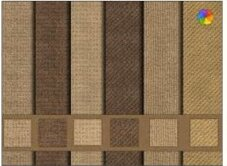
#> input picture images/bg.jpg, 227 x 166 px, found by its file name
$ python main.py
#> lines starting #> are read from the running program, lines starting #| are printed output that depends on the picture
import cv2
import os
import numpy as np

bg = cv2.imread("Lesson 2/images/bg.jpg")
#> bg is the input picture: shape (166, 227, 3); mean B, G, R 83.8, 112.5, 136.8
dimond = cv2.imread("Lesson 2/images/dimond.jpg")
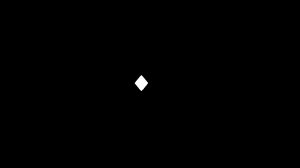
#> input picture images/dimond.jpg, 300 x 168 px, found by its file name
#> dimond is the input picture: shape (168, 300, 3); min 0, max 255, mean 0.6
star = cv2.imread("Lesson 2/images/star.jpg")
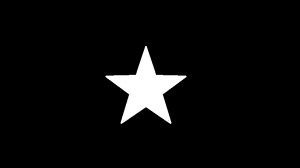
#> input picture images/star.jpg, 300 x 168 px, found by its file name
#> star is the input picture: shape (168, 300, 3); min 0, max 255, mean 11.7
tiger = cv2.imread("Lesson 2/images/tiger.png")
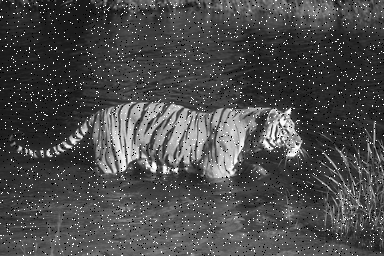
#> input picture images/tiger.png, 384 x 256 px, found by its file name
#> tiger is the input picture: shape (256, 384, 3); min 0, max 255, mean 74.9

# adding the images
storing = cv2.addWeighted(star, 0.4, dimond, 0.6, 1)
cv2.imshow("add",storing)
cv2.waitKey(0)

# subtrating the images
subtract = cv2.subtract(star, dimond)
cv2.imshow("subtract",subtract)
cv2.waitKey(0)

# resizing the images
resize = cv2.resize(dimond, (400,170))
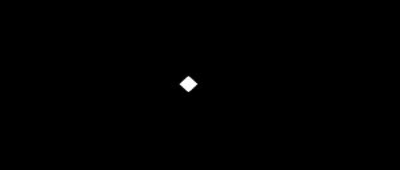
#> resize: shape (170, 400, 3); min 0, max 255, mean 0.6
print(os.getcwd())
path = "/Users/ishwa/Documents/Jetlearn/OpenCV and Face Identification/Lesson 2"
os.chdir(path)
cv2.imwrite("dimond.jpg",resize)

# eroding the image
kernel = np.ones((7,7),np.uint8)
erode = cv2.erode(bg,kernel)
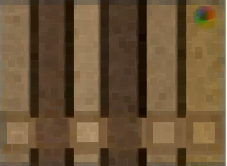
#> erode: shape (166, 227, 3); mean B, G, R 55.8, 84.5, 107.7
cv2.imshow("erosion",erode)
cv2.waitKey(0)

#BLURRING THE IMAGE
# common blur
common = cv2.GaussianBlur(bg,(3,3),0,0)
cv2.imshow("common blur",common)
cv2.waitKey(0)

#median blur
median = cv2.medianBlur(tiger,5)
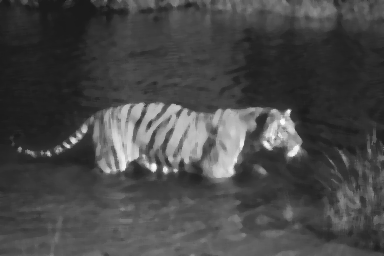
#> median: shape (256, 384, 3); min 26, max 251, mean 71.4
cv2.imshow("median blur",median)
cv2.waitKey(0)

#bilateral blur
bilateral = cv2.bilateralFilter(bg,7,80,82)
cv2.imshow("bilateral blur",bilateral)
cv2.waitKey(0)

# borders
border = cv2.copyMakeBorder(tiger,25,25,50,50,cv2.BORDER_REFLECT)
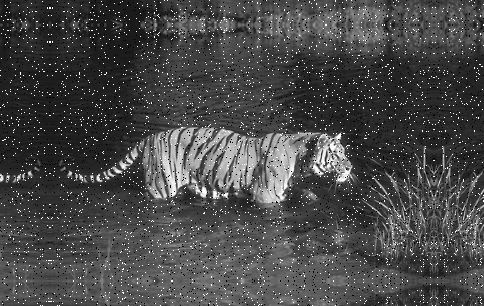
#> border: shape (306, 484, 3); min 0, max 255, mean 72.3
cv2.imshow("drawing the border",border)
cv2.waitKey(0)
